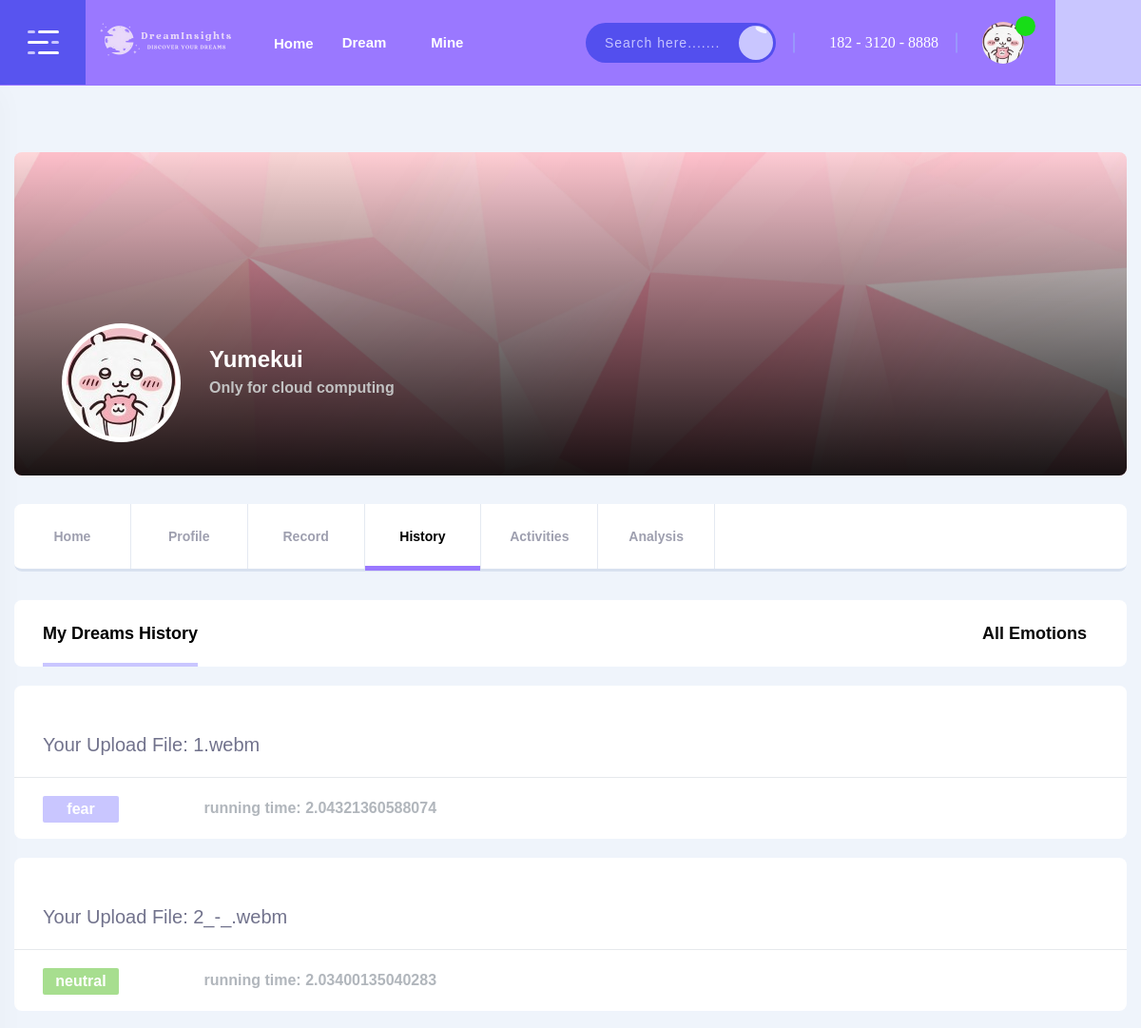
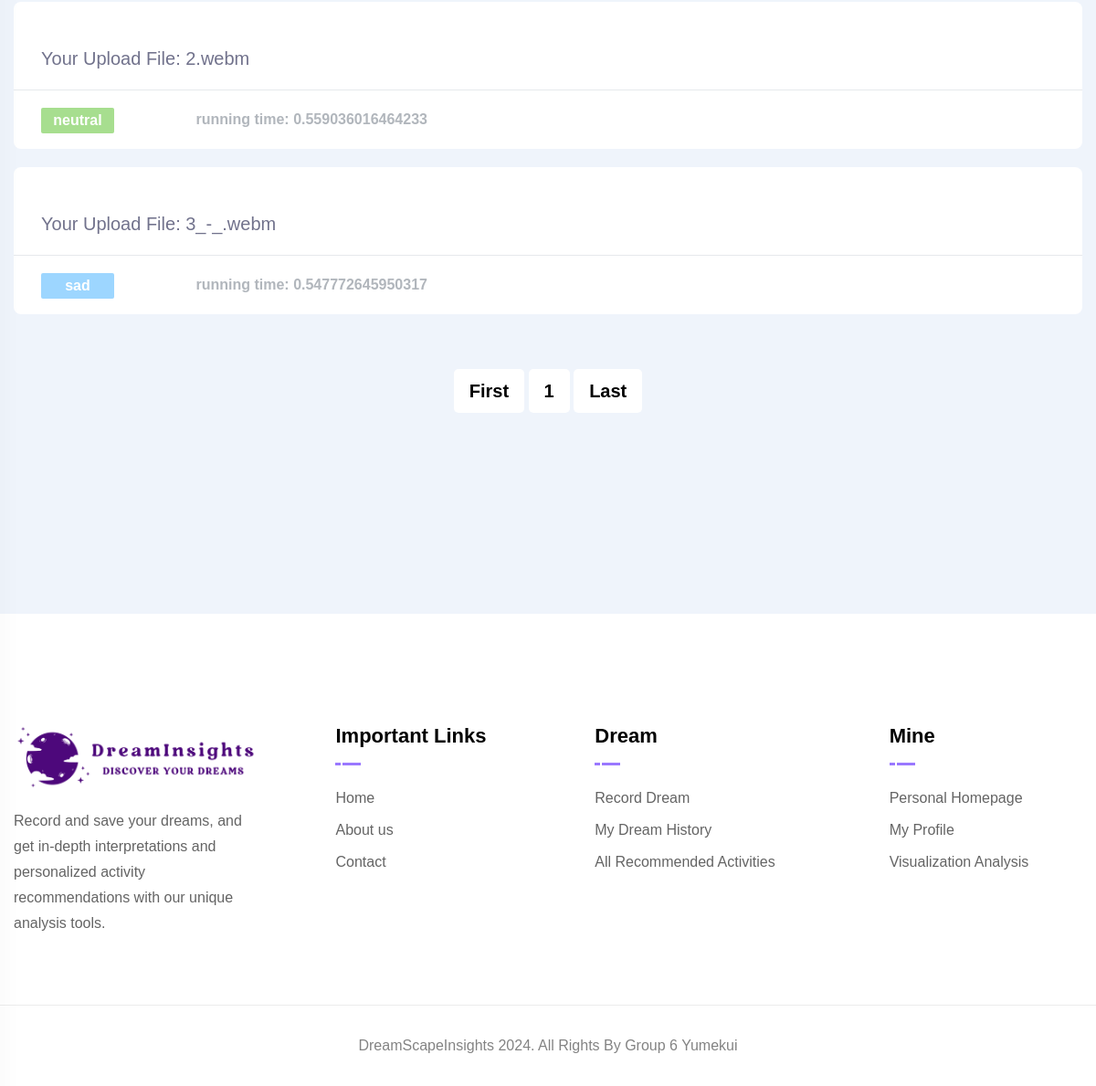
The page /my_dream on the database its author committed (2 pictures, top to bottom).
### models.py (models this page shows, shortened)
class DreamModel(db.Model):
    __tablename__ = 'dream'
    id = db.Column(db.Integer, primary_key=True, autoincrement=True)
    audio = db.Column(db.String(500), nullable=True)
    tag = db.Column(db.String(100), nullable=False)
    run_time = db.Column(db.String(100), nullable=False)

### app.py (the view)
@app.route("/my_dream")
def my_dream():
    page_all = request.args.get("page_all", 1, type=int)
    dreams = DreamModel.query.filter_by().paginate(page=page_all, per_page=4)
    return render_template("my_dream_list.html", dreams=dreams, pagination=dreams)

### templates/my_dream_list.html (shortened to what this page needs)
{% import "_macros2.html" as macros %}
<head>
    <link rel="stylesheet" href="../static/css/bootstrap.min.css">
    <link rel="stylesheet" href="../static/css/icofont.min.css">
    <link rel="stylesheet" href="../static/css/slick.css">
    <link rel="stylesheet" href="../static/css/slick-theme.css">
    <link rel="stylesheet" href="../static/css/magnific-popup.css">
    <link rel="stylesheet" href="../static/css/sal.css" type="text/css">
    <link rel="stylesheet" href="../static/css/select2.min.css" type="text/css">
    <link rel="stylesheet" href="../static/css/app.css">
    <link href="../static/css/css2.css" rel="stylesheet">
</head>
<body class="bg-link-water">
<div id="wrapper" class="wrapper">
    {% extends "common/base.html" %}
    {% block content %}
        <div class="page-content">
            <div class="container">
                <div class="banner-user banner-forum">
                    <div class="banner-content">
                        <div class="media">
                            <div class="item-img">
                                <img src="../static/picture/chiikawa.jpg" style="width: 115px; height: 115px" alt="Default" id="user-image" >
                            </div>
                            <div class="media-body">
                                <h3 class="item-title">Yumekui</h3>
                                <div class="item-subtitle">Only for cloud computing</div>
                            </div>
                        </div>
                    </div>
                </div>
                <div class="block-box user-top-header">
                    <ul class="menu-list">
                        <li><a>Home</a></li>
                        <li><a>Profile</a></li>
                        <li><a href="{{ url_for('hello_world') }}">Record</a></li>
                        <li class="active"><a>History</a></li>
                        <li><a>Activities</a></li>
                        <li><a>Analysis</a></li>
                        <li></li>
                    </ul>
                </div>
                <div class="row">
                    <div class="col-lg-12">
                        <div class="block-box user-timeline-header">
                            <ul class="menu-list d-none d-md-block" style="font-size: 18px">
                                <li><a class="active">My Dreams History</a></li>
                            </ul>
                            <div class="header-dropdown" style="font-size: 18px">
                                <label style="color: #0b0b0b">All Emotions</label>
                            </div>
                        </div>
                            {% for post in pagination.items %}
                                <div class="block-box post-view">
                                    <div class="post-header">
                                    </div>
                                    <div class="post-body">
                                        <p style="font-size:20px;">Your Upload File: {{ post.audio }}</p>
                                    </div>
                                    <div class="post-footer">
                                        <ul>
                                            <li class="tag">
                                                {% if post.tag == 'happy' %}
                                                    <div class="entry-category"
                                                         style="background-color: #FACA82;color: #ffffff;font-size: 16px;font-weight: 600;padding: 0 12px; width:80px; text-align: center; border-radius: 2px;margin-right: 2px;margin-bottom: 14px;">{{ post.tag }}</div>
                                                {% elif post.tag == 'neutral' %}
                                                    <div class="entry-category"
                                                         style="background-color: #a7de8f;color: #ffffff;font-size: 16px;font-weight: 600;padding: 0 12px; width:80px; text-align: center; border-radius: 2px;margin-right: 2px;margin-bottom: 14px;">{{ post.tag }}</div>
                                                {% elif post.tag == 'sad' %}
                                                    <div class="entry-category"
                                                         style="background-color: #9DD6FF;color: #ffffff;font-size: 16px;font-weight: 600;padding: 0 12px; width:80px; text-align: center; border-radius: 2px;margin-right: 2px;margin-bottom: 14px;">{{ post.tag }}</div>
                                                {% elif post.tag == 'fear' %}
                                                    <div class="entry-category"
                                                         style="background-color: #c9c6ff;color: #ffffff;font-size: 16px;font-weight: 600;padding: 0 12px; width:80px; text-align: center; border-radius: 2px;margin-right: 2px;margin-bottom: 14px;">{{ post.tag }}</div>
                                                {% elif post.tag == 'angry' %}
                                                    <div class="entry-category"
                                                         style="background-color: #FF8686;color: #ffffff;font-size: 16px;font-weight: 600;padding: 0 12px; width:80px; text-align: center; border-radius: 2px;margin-right: 2px;margin-bottom: 14px;">{{ post.tag }}</div>
                                                {% endif %}
                                            </li>
                                            <li class="post-share">
                                                <a class="share-btn" style="font-size:16px;"><i
                                                        class="icofont-clock-time"></i>running time: {{ post.run_time }}</a>
                                            </li>
                                        </ul>
                                    </div>
                                </div>
                            {% endfor %}
                            {% if pagination.total > 0 %}
                            <div class="pagination">
                                {{ macros.pagination_widget(pagination, '.my_dream',page_arg='page_all') }}
                            </div>
                            {% endif %}
                    </div>
                </div>
            </div>
        </div>
        </div>
    {% endblock %}

### templates/_macros2.html (shortened to what this page needs)
{% macro pagination_widget(pagination, endpoint, page_arg='page', dream_id='dream_id') %}
    <div class="row">
        <div class="col-lg-12 col-md-12">
            <div class="pagination text-center">
                <ul class="pagination-list">
                    {% if pagination.page == 1 %}
                        <li class="active"><a href="{{ url_for(endpoint, **{page_arg: 1, 'dream_id': dream_id}) }}">First</a></li>
                    {% else %}
                        <li><a href="{{ url_for(endpoint, **{page_arg: 1, 'dream_id': dream_id}) }}">First</a></li>
                    {% endif %}
                    {% set start_page = pagination.page - 1 if pagination.page > 1 else pagination.page %}
                    {% set end_page = pagination.page + 1 if pagination.page < pagination.pages else pagination.page %}
                    {% for p in range(start_page, end_page + 1) %}
                        {% if p == pagination.page %}
                            <li class="active"><a href="{{ url_for(endpoint, **{page_arg: p, 'dream_id': dream_id}) }}">{{ p }}</a></li>
                        {% else %}
                            <li><a href="{{ url_for(endpoint, **{page_arg: p, 'dream_id': dream_id}) }}">{{ p }}</a></li>
                        {% endif %}
                    {% endfor %}
                    {% if pagination.page == pagination.pages %}
                        <li class="active"><a href="{{ url_for(endpoint, **{page_arg: pagination.pages, 'dream_id': dream_id}) }}">Last</a></li>
                    {% else %}
                        <li><a href="{{ url_for(endpoint, **{page_arg: pagination.pages, 'dream_id': dream_id}) }}">Last</a></li>
                    {% endif %}
                </ul>
            </div>
        </div>
    </div>
{% endmacro %}

### templates/common/base.html (shortened to what this page needs)
<!DOCTYPE html>
<html>
    <head>
        {% block css %}
        <link href="{{ url_for('static', filename='css/bootstrap.min.css') }}" rel="stylesheet">
        <link href="{{ url_for('static', filename='css/icofont.min.css') }}" rel="stylesheet">
        <link href="{{ url_for('static', filename='css/slick.css') }}" rel="stylesheet">
        <link href="{{ url_for('static', filename='css/slick-theme.css') }}" rel="stylesheet">
        <link href="{{ url_for('static', filename='css/magnific-popup.css') }}" rel="stylesheet">
        <link href="{{ url_for('static', filename='css/sal.css') }}" rel="stylesheet" type="text/css">
        <link href="{{ url_for('static', filename='css/select2.min.css') }}" rel="stylesheet" type="text/css">
        <link href="{{ url_for('static', filename='css/app.css') }}" rel="stylesheet">
        <link href="{{ url_for('static', filename='css/css2.css') }}" rel="stylesheet">
        {% endblock %}
    </head>
    <body>
        {% include "common/header.html" %}
                {% block content %}{% endblock %}
        {% include "common/footer.html" %}
    </body>
</html>

### templates/common/header.html (shortened to what this page needs)
<header class="fixed-header">
    <div class="header-menu">
        <div class="navbar">
            <div class="nav-item d-none d-sm-block">
                <div class="header-logo">
                    <a><img src="/static/picture/logo_minimini.png" alt="Cirkle"></a>
                </div>
            </div>
            <div class="nav-item nav-top-menu">
                <nav id="dropdown" class="template-main-menu">
                    <ul class="menu-content">
                        <li class="header-nav-item">
                            <a class="menu-link active">Home</a>
                        </li>
                        <li class="header-nav-item">
                            <a class="menu-link have-sub">Dream</a>
                        </li>
                        <li class="header-nav-item">
                            <a href="#" class="menu-link have-sub">Mine</a>
                        </li>
                    </ul>
                </nav>
            </div>
            <div class="nav-item header-control">
                    <div class="inline-item d-none d-md-block">
                        <div class="input-group">
                            <input type="text" name="search" class="form-control" placeholder="Search here.......">
                            <div class="input-group-append">
                                <button class="submit-btn" type="submit"><i class="icofont-search"></i></button>
                            </div>
                        </div>
                    </div>
                <div class="inline-item d-flex align-items-center">
                    <a style="color: white"><i class="icofont-phone"> 182 - 3120 - 8888</i></a>
                </div>
                <div class="inline-item">
                    <div class="dropdown dropdown-admin">
                        <button class="dropdown-toggle" type="button" data-toggle="dropdown" aria-expanded="false">
                            <span class="media">
                                <span class="item-img">
                                    <img src="/static/picture/chiikawa.jpg" style="width: 44px; height: 44px" alt="Chat">
                                    <span class="acc-verified"><i class="icofont-check"></i></span>
                                </span>
                            </span>
                        </button>
                    </div>
                </div>
            </div>
        </div>
    </div>
</header>
<div class="fixed-sidebar">
    <div class="fixed-sidebar-left small-sidebar">
        <div class="sidebar-toggle">
            <button class="toggle-btn toggler-open">
                <span></span>
                <span></span>
                <span></span>
            </button>
        </div>
    </div>
</div>
<div class="fixed-sidebar right">
    <div class="fixed-sidebar-right small-sidebar">
        <div class="sidebar-toggle" id="chat-head-toggle">
            <a>
            <button class="chat-icon">
                <i class="icofont-speech-comments"></i>
            </button>
            </a>
        </div>
    </div>
</div>

### templates/common/footer.html
<footer class="footer-wrap footer-dashboard">
                 <div class="main-footer">
                <div class="container">
                    <div class="row row-cols-lg-4 row-cols-sm-2 row-cols-1">
                        <div class="col">
                            <div class="footer-box">
                                <div class="footer-logo">
                                    <a><img src="/static/picture/Logo_Dark_1.png" alt="Logo"></a>
                                </div>
                                <p>Record and save your dreams, and get in-depth interpretations and personalized activity recommendations with our unique analysis tools.</p>
                            </div>
                        </div>
                        <div class="col d-flex justify-content-lg-center">
                            <div class="footer-box">
                                <h3 class="footer-title">
                                    Important Links
                                </h3>
                                <div class="footer-link">
                                    <ul>
                                        <li><a>Home</a></li>
                                        <li><a>About us</a></li>
                                        <li><a>Contact</a></li>
                                    </ul>
                                </div>
                            </div>
                        </div>
                        <div class="col d-flex justify-content-lg-center">
                            <div class="footer-box">
                                <h3 class="footer-title">
                                    Dream
                                </h3>
                                <div class="footer-link">
                                    <ul>
                                        <li><a>Record Dream</a></li>
                                        <li><a>My Dream History</a></li>
                                        <li><a>All Recommended Activities</a></li>
                                    </ul>
                                </div>
                            </div>
                        </div>
                        <div class="col d-flex justify-content-lg-center">
                            <div class="footer-box">
                                <h3 class="footer-title">
                                    Mine
                                </h3>
                                <div class="footer-link">
                                    <ul>
                                        <li>
                                    <a>Personal Homepage</a>
                                </li>
                                <li>
                                    <a>My Profile</a>
                                </li>
                                <li>
                                    <a>Visualization Analysis</a>
                                </li>
                                    </ul>
                                </div>
                            </div>
                        </div>
                    </div>
                </div>
            </div>
                <div class="footer-bottom">
                <div class="footer-copyright">DreamScapeInsights 2024. All Rights By Group 6 Yumekui</div>
            </div>
</footer>

### rows shown on the page
DreamModel: audio "1.webm", tag "fear", run_time "2.04321360588074"
DreamModel: audio "2_-_.webm", tag "neutral", run_time "2.03400135040283"
DreamModel: audio "2.webm", tag "neutral", run_time "0.559036016464233"
DreamModel: audio "3_-_.webm", tag "sad", run_time "0.547772645950317"

### other values the page prints
{{ p }} "1"
